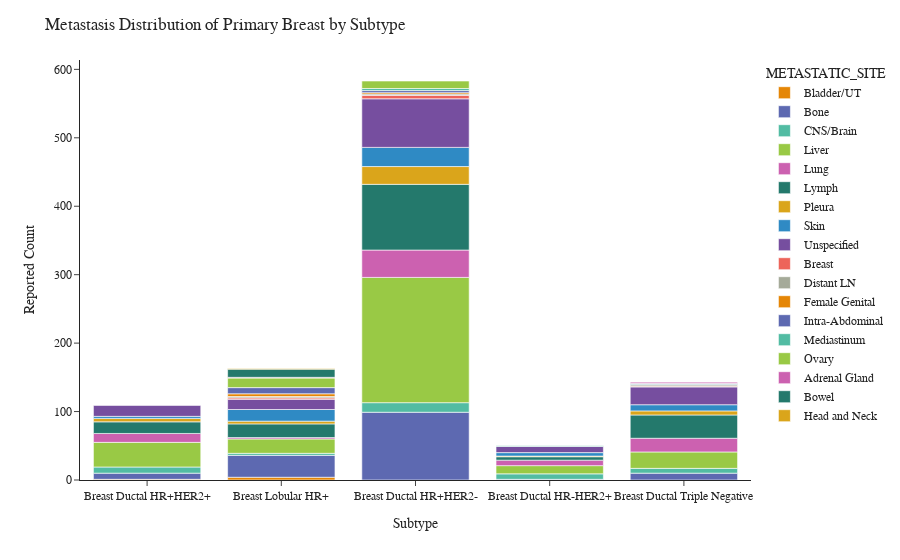

The notebook cell saved with this chart:
### Code cell
a, b = show_met_dist(mets,'Breast')

### Figure 1 — Plotly figure (JSON) as saved in the notebook; plotly's stock layout.template omitted (floating-point values rounded to 4 significant figures)
{"data": [{"alignmentgroup": "True", "bingroup": "x", "histfunc": "sum", "hovertemplate": "METASTATIC_SITE=Bladder/UT<br>SUBTYPE=%{x}<br>sum of PATIENT_COUNT=%{y}<extra></extra>", "legendgroup": "Bladder/UT", "marker": {"color": "rgb(229, 134, 6)", "pattern": {"shape": ""}}, "name": "Bladder/UT", "offsetgroup": "Bladder/UT", "orientation": "v", "showlegend": true, "type": "histogram", "x": ["Breast Ductal HR+HER2+", "Breast Lobular HR+"], "xaxis": "x", "y": [1, 4], "yaxis": "y"}, {"alignmentgroup": "True", "bingroup": "x", "histfunc": "sum", "hovertemplate": "METASTATIC_SITE=Bone<br>SUBTYPE=%{x}<br>sum of PATIENT_COUNT=%{y}<extra></extra>", "legendgroup": "Bone", "marker": {"color": "rgb(93, 105, 177)", "pattern": {"shape": ""}}, "name": "Bone", "offsetgroup": "Bone", "orientation": "v", "showlegend": true, "type": "histogram", "x": ["Breast Ductal HR+HER2+", "Breast Ductal HR+HER2-", "Breast Ductal HR-HER2+", "Breast Ductal Triple Negative", "Breast Lobular HR+"], "xaxis": "x", "y": [9, 99, 1, 10, 32], "yaxis": "y"}, {"alignmentgroup": "True", "bingroup": "x", "histfunc": "sum", "hovertemplate": "METASTATIC_SITE=CNS/Brain<br>SUBTYPE=%{x}<br>sum of PATIENT_COUNT=%{y}<extra></extra>", "legendgroup": "CNS/Brain", "marker": {"color": "rgb(82, 188, 163)", "pattern": {"shape": ""}}, "name": "CNS/Brain", "offsetgroup": "CNS/Brain", "orientation": "v", "showlegend": true, "type": "histogram", "x": ["Breast Ductal HR+HER2+", "Breast Ductal HR+HER2-", "Breast Ductal HR-HER2+", "Breast Ductal Triple Negative", "Breast Lobular HR+"], "xaxis": "x", "y": [9, 14, 8, 7, 3], "yaxis": "y"}, {"alignmentgroup": "True", "bingroup": "x", "histfunc": "sum", "hovertemplate": "METASTATIC_SITE=Liver<br>SUBTYPE=%{x}<br>sum of PATIENT_COUNT=%{y}<extra></extra>", "legendgroup": "Liver", "marker": {"color": "rgb(153, 201, 69)", "pattern": {"shape": ""}}, "name": "Liver", "offsetgroup": "Liver", "orientation": "v", "showlegend": true, "type": "histogram", "x": ["Breast Ductal HR+HER2+", "Breast Ductal HR+HER2-", "Breast Ductal HR-HER2+", "Breast Ductal Triple Negative", "Breast Lobular HR+"], "xaxis": "x", "y": [36, 183, 12, 24, 21], "yaxis": "y"}, {"alignmentgroup": "True", "bingroup": "x", "histfunc": "sum", "hovertemplate": "METASTATIC_SITE=Lung<br>SUBTYPE=%{x}<br>sum of PATIENT_COUNT=%{y}<extra></extra>", "legendgroup": "Lung", "marker": {"color": "rgb(204, 97, 176)", "pattern": {"shape": ""}}, "name": "Lung", "offsetgroup": "Lung", "orientation": "v", "showlegend": true, "type": "histogram", "x": ["Breast Ductal HR+HER2+", "Breast Ductal HR+HER2-", "Breast Ductal HR-HER2+", "Breast Ductal Triple Negative", "Breast Lobular HR+"], "xaxis": "x", "y": [13, 40, 8, 20, 2], "yaxis": "y"}, {"alignmentgroup": "True", "bingroup": "x", "histfunc": "sum", "hovertemplate": "METASTATIC_SITE=Lymph<br>SUBTYPE=%{x}<br>sum of PATIENT_COUNT=%{y}<extra></extra>", "legendgroup": "Lymph", "marker": {"color": "rgb(36, 121, 108)", "pattern": {"shape": ""}}, "name": "Lymph", "offsetgroup": "Lymph", "orientation": "v", "showlegend": true, "type": "histogram", "x": ["Breast Ductal HR+HER2+", "Breast Ductal HR+HER2-", "Breast Ductal HR-HER2+", "Breast Ductal Triple Negative", "Breast Lobular HR+"], "xaxis": "x", "y": [17, 96, 5, 34, 20], "yaxis": "y"}, {"alignmentgroup": "True", "bingroup": "x", "histfunc": "sum", "hovertemplate": "METASTATIC_SITE=Pleura<br>SUBTYPE=%{x}<br>sum of PATIENT_COUNT=%{y}<extra></extra>", "legendgroup": "Pleura", "marker": {"color": "rgb(218, 165, 27)", "pattern": {"shape": ""}}, "name": "Pleura", "offsetgroup": "Pleura", "orientation": "v", "showlegend": true, "type": "histogram", "x": ["Breast Ductal HR+HER2+", "Breast Ductal HR+HER2-", "Breast Ductal HR-HER2+", "Breast Ductal Triple Negative", "Breast Lobular HR+"], "xaxis": "x", "y": [5, 26, 1, 6, 4], "yaxis": "y"}, {"alignmentgroup": "True", "bingroup": "x", "histfunc": "sum", "hovertemplate": "METASTATIC_SITE=Skin<br>SUBTYPE=%{x}<br>sum of PATIENT_COUNT=%{y}<extra></extra>", "legendgroup": "Skin", "marker": {"color": "rgb(47, 138, 196)", "pattern": {"shape": ""}}, "name": "Skin", "offsetgroup": "Skin", "orientation": "v", "showlegend": true, "type": "histogram", "x": ["Breast Ductal HR+HER2+", "Breast Ductal HR+HER2-", "Breast Ductal HR-HER2+", "Breast Ductal Triple Negative", "Breast Lobular HR+"], "xaxis": "x", "y": [3, 28, 5, 9, 17], "yaxis": "y"}, {"alignmentgroup": "True", "bingroup": "x", "histfunc": "sum", "hovertemplate": "METASTATIC_SITE=Unspecified<br>SUBTYPE=%{x}<br>sum of PATIENT_COUNT=%{y}<extra></extra>", "legendgroup": "Unspecified", "marker": {"color": "rgb(118, 78, 159)", "pattern": {"shape": ""}}, "name": "Unspecified", "offsetgroup": "Unspecified", "orientation": "v", "showlegend": true, "type": "histogram", "x": ["Breast Ductal HR+HER2+", "Breast Ductal HR+HER2-", "Breast Ductal HR-HER2+", "Breast Ductal Triple Negative", "Breast Lobular HR+"], "xaxis": "x", "y": [16, 71, 9, 26, 15], "yaxis": "y"}, {"alignmentgroup": "True", "bingroup": "x", "histfunc": "sum", "hovertemplate": "METASTATIC_SITE=Breast<br>SUBTYPE=%{x}<br>sum of PATIENT_COUNT=%{y}<extra></extra>", "legendgroup": "Breast", "marker": {"color": "rgb(237, 100, 90)", "pattern": {"shape": ""}}, "name": "Breast", "offsetgroup": "Breast", "orientation": "v", "showlegend": true, "type": "histogram", "x": ["Breast Ductal HR+HER2-", "Breast Ductal Triple Negative", "Breast Lobular HR+"], "xaxis": "x", "y": [5, 1, 2], "yaxis": "y"}, {"alignmentgroup": "True", "bingroup": "x", "histfunc": "sum", "hovertemplate": "METASTATIC_SITE=Distant LN<br>SUBTYPE=%{x}<br>sum of PATIENT_COUNT=%{y}<extra></extra>", "legendgroup": "Distant LN", "marker": {"color": "rgb(165, 170, 153)", "pattern": {"shape": ""}}, "name": "Distant LN", "offsetgroup": "Distant LN", "orientation": "v", "showlegend": true, "type": "histogram", "x": ["Breast Ductal HR+HER2-", "Breast Ductal Triple Negative", "Breast Lobular HR+"], "xaxis": "x", "y": [2, 2, 2], "yaxis": "y"}, {"alignmentgroup": "True", "bingroup": "x", "histfunc": "sum", "hovertemplate": "METASTATIC_SITE=Female Genital<br>SUBTYPE=%{x}<br>sum of PATIENT_COUNT=%{y}<extra></extra>", "legendgroup": "Female Genital", "marker": {"color": "rgb(229, 134, 6)", "pattern": {"shape": ""}}, "name": "Female Genital", "offsetgroup": "Female Genital", "orientation": "v", "showlegend": true, "type": "histogram", "x": ["Breast Ductal HR+HER2-", "Breast Lobular HR+"], "xaxis": "x", "y": [2, 4], "yaxis": "y"}, {"alignmentgroup": "True", "bingroup": "x", "histfunc": "sum", "hovertemplate": "METASTATIC_SITE=Intra-Abdominal<br>SUBTYPE=%{x}<br>sum of PATIENT_COUNT=%{y}<extra></extra>", "legendgroup": "Intra-Abdominal", "marker": {"color": "rgb(93, 105, 177)", "pattern": {"shape": ""}}, "name": "Intra-Abdominal", "offsetgroup": "Intra-Abdominal", "orientation": "v", "showlegend": true, "type": "histogram", "x": ["Breast Ductal HR+HER2-", "Breast Ductal Triple Negative", "Breast Lobular HR+"], "xaxis": "x", "y": [3, 1, 9], "yaxis": "y"}, {"alignmentgroup": "True", "bingroup": "x", "histfunc": "sum", "hovertemplate": "METASTATIC_SITE=Mediastinum<br>SUBTYPE=%{x}<br>sum of PATIENT_COUNT=%{y}<extra></extra>", "legendgroup": "Mediastinum", "marker": {"color": "rgb(82, 188, 163)", "pattern": {"shape": ""}}, "name": "Mediastinum", "offsetgroup": "Mediastinum", "orientation": "v", "showlegend": true, "type": "histogram", "x": ["Breast Ductal HR+HER2-", "Breast Ductal HR-HER2+", "Breast Ductal Triple Negative"], "xaxis": "x", "y": [3, 1, 1], "yaxis": "y"}, {"alignmentgroup": "True", "bingroup": "x", "histfunc": "sum", "hovertemplate": "METASTATIC_SITE=Ovary<br>SUBTYPE=%{x}<br>sum of PATIENT_COUNT=%{y}<extra></extra>", "legendgroup": "Ovary", "marker": {"color": "rgb(153, 201, 69)", "pattern": {"shape": ""}}, "name": "Ovary", "offsetgroup": "Ovary", "orientation": "v", "showlegend": true, "type": "histogram", "x": ["Breast Ductal HR+HER2-", "Breast Lobular HR+"], "xaxis": "x", "y": [11, 14], "yaxis": "y"}, {"alignmentgroup": "True", "bingroup": "x", "histfunc": "sum", "hovertemplate": "METASTATIC_SITE=Adrenal Gland<br>SUBTYPE=%{x}<br>sum of PATIENT_COUNT=%{y}<extra></extra>", "legendgroup": "Adrenal Gland", "marker": {"color": "rgb(204, 97, 176)", "pattern": {"shape": ""}}, "name": "Adrenal Gland", "offsetgroup": "Adrenal Gland", "orientation": "v", "showlegend": true, "type": "histogram", "x": ["Breast Ductal Triple Negative", "Breast Lobular HR+"], "xaxis": "x", "y": [2, 1], "yaxis": "y"}, {"alignmentgroup": "True", "bingroup": "x", "histfunc": "sum", "hovertemplate": "METASTATIC_SITE=Bowel<br>SUBTYPE=%{x}<br>sum of PATIENT_COUNT=%{y}<extra></extra>", "legendgroup": "Bowel", "marker": {"color": "rgb(36, 121, 108)", "pattern": {"shape": ""}}, "name": "Bowel", "offsetgroup": "Bowel", "orientation": "v", "showlegend": true, "type": "histogram", "x": ["Breast Lobular HR+"], "xaxis": "x", "y": [12], "yaxis": "y"}, {"alignmentgroup": "True", "bingroup": "x", "histfunc": "sum", "hovertemplate": "METASTATIC_SITE=Head and Neck<br>SUBTYPE=%{x}<br>sum of PATIENT_COUNT=%{y}<extra></extra>", "legendgroup": "Head and Neck", "marker": {"color": "rgb(218, 165, 27)", "pattern": {"shape": ""}}, "name": "Head and Neck", "offsetgroup": "Head and Neck", "orientation": "v", "showlegend": true, "type": "histogram", "x": ["Breast Lobular HR+"], "xaxis": "x", "y": [1], "yaxis": "y"}], "layout": {"barmode": "relative", "font": {"family": "Arial"}, "legend": {"title": {"text": "METASTATIC_SITE"}, "tracegroupgap": 0}, "margin": {"t": 60}, "title": {"text": "Metastasis Distribution of Primary Breast by Subtype"}, "xaxis": {"anchor": "y", "domain": [0, 1], "title": {"text": "Subtype"}}, "yaxis": {"anchor": "x", "domain": [0, 1], "title": {"text": "Reported Count"}}}}
